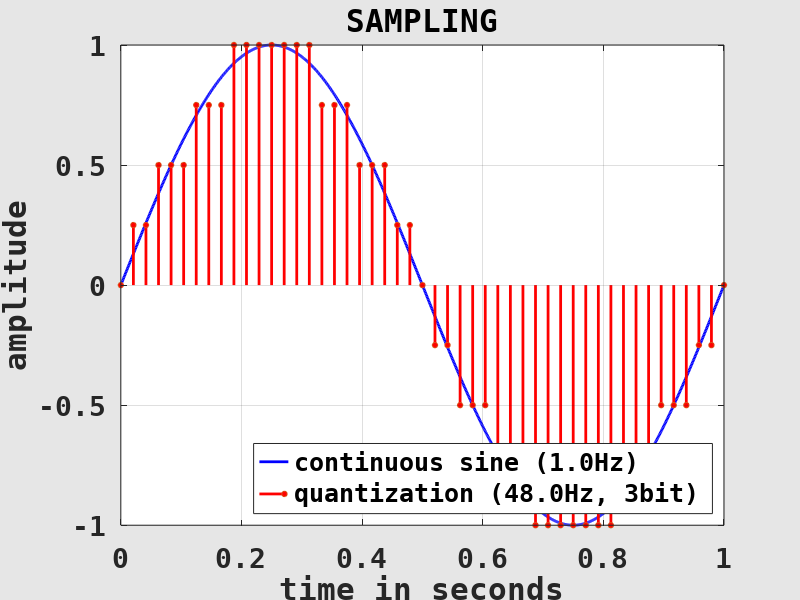

MATLAB code to generate this figure:
clearvars( '-except', 'fig_sampling' );

	% prepare continuous sine signal
L = 1; % length in seconds

f = 1; % sine frequency
dt = 1/1000; % temporal resolution

t = linspace( 0, L, L/dt ); % "continuous" signal, TEST!
xt = sin( 2*pi*f * t );

	% quantize continuous signal
fS = 48; % sampling rate, TEST!
nS = 3; % bits per sample, TEST!

N = floor( L*fS + 1 ); % number of samples
i = 1:N; % sample indices

ti = (i-1) / fS; % discrete signal
xi = round( 2^(nS-1) * sin( 2*pi*f * ti ) ) / 2^(nS-1);

	% -----------------------------------------------------------------------
	% the next lines are not important to follow this lecture!
	% please ignore them but feel free to tinker around.
	% -----------------------------------------------------------------------

	% plot sampling
if exist( 'fig_sampling', 'var' ) ~= 1 || ~ishandle( fig_sampling ) % prepare figure window
	fig_sampling = figure( ...
		'Name', 'SAMPLING', ...
		'Color', [0.9, 0.9, 0.9], 'InvertHardcopy', 'off', ...
		'defaultAxesFontName', 'DejaVu Sans Mono', 'defaultAxesFontSize', 20, 'defaultAxesFontWeight', 'bold', ...
		'defaultAxesNextPlot', 'add', ...
		'defaultAxesBox', 'on', 'defaultAxesLayer', 'top', ...
		'defaultAxesXGrid', 'on', 'defaultAxesYGrid', 'on' );
end

figure( fig_sampling ); % set and clear current figure
clf( fig_sampling );

title( 'SAMPLING' );

xlabel( 'time in seconds' );
ylabel( 'amplitude' );

xlim( [0, L] ); % set axes
ylim( [-1, 1] );

plot( t, xt, ... % plot continuous signal
	'Color', 'blue', 'LineWidth', 2 );

stem( ti, xi, ... % plot discrete signal
	'Color', 'red', 'LineWidth', 2, 'MarkerSize', 4, 'MarkerFaceColor', 'red', ...
	'ShowBaseLine', 'off' );

legend( ... % show legend
	{sprintf( 'continuous sine (%.1fHz)', f ), sprintf( 'quantization (%.1fHz, %dbit)', fS, nS )}, ...
	'Location', 'southeast' );

	% write image
print( fig_sampling, 'sampling', '-depsc2' );
